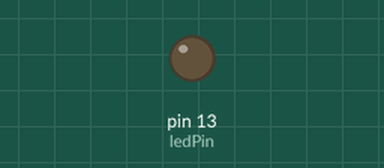
This program was run on a simulated Arduino Uno, built with avr-gcc and run on an emulated ATmega328P. On the bench: output pins drawn as LEDs (lit = HIGH). What the program prints to the serial monitor is not drawn.

Above: at 1.3 s.
At 4.12 s:
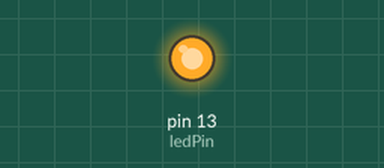
Timing chart, 0 to 4.6 s (numbered marks = the images above):
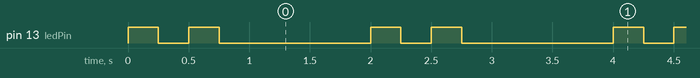

Measured:
- by itself, pin 13 (ledPin): repeats every 2.0 s: LOW 0.25 s, HIGH 0.25 s, LOW 1.3 s, HIGH 0.25 s
- by itself, everything shown: repeats every 2.0 s, in 4 steps

The program:

main.cpp
```cpp
#include "WProgram.h"
#include "SoftwareSerial.h"

// prototypes
void blink(int n, int d);

// variables
int ledPin = 13; // LED connected to digital pin 13

// this is for a bug in Arduino 017/018:
extern "C" void __cxa_pure_virtual() { while (1); }

void setup(){
	Serial.begin(9600);	// opens serial port, sets data rate to 9600 bps

	pinMode(ledPin, OUTPUT);      // sets the digital pin as output
	Serial.println("------------------");
	Serial.println("   hello world");
	Serial.println("------------------");
}


void loop(){

  blink(2, 500); // blink led 2 times, 500 ms interval
  delay(1000); // wait 1 sec
}


void blink(int n, int d){
  for (int i=0;i<n;i++)
  {
    digitalWrite(ledPin, HIGH);
    delay(d/2);
    digitalWrite(ledPin, LOW);
    delay(d/2);
  }
}

int main(void)
{
	init();

	setup();

	for (;;)
		loop();

	return 0;
}
```
